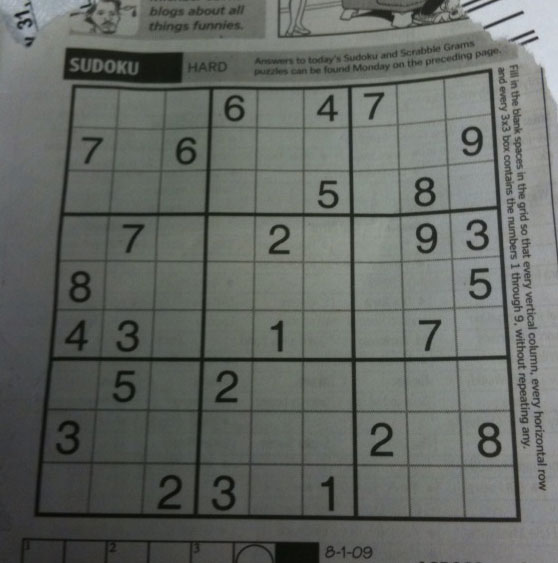
//> input picture opencv/data/sudoku.jpg, 558 x 563 px
$ ./37_threshold   (built with g++ and OpenCV 4)
//> lines starting //> are read from the running program, lines starting //| are printed output that depends on the picture; after the words box and inside, x2 and y2 are one past the last pixel; in counts of white or black regions, pixels touching at a corner belong together
#include </home/lws/kulws2025/kubig2025/opencv/part2/color.hpp>
#include <iostream>
#include <opencv2/freetype.hpp>
#include <opencv2/opencv.hpp>
// #include <thread>
#include <vector>

using namespace std;
using namespace cv;

String folderPath = "/home/lws/kulws2025/kubig2025/opencv/data/";

typedef struct
{
    int lower_hue;
    int upper_hue;
    vector<Mat> images;
} Mydata;

void on_hue_changed(int pos, void *data);

int main()
{
    // Mat img = imread(folderPath + "neutrophils.png", IMREAD_GRAYSCALE);
    Mat img = imread(folderPath + "sudoku.jpg", IMREAD_GRAYSCALE);
//> img: 563 rows x 558 cols, CV_8UC1; min 7, max 218, mean 102.4

    vector<Mat> images;

    images.push_back(img);
    images.emplace_back(Mat());
    images.emplace_back(Mat());
    threshold(img, images[1], 128, 255, THRESH_OTSU);
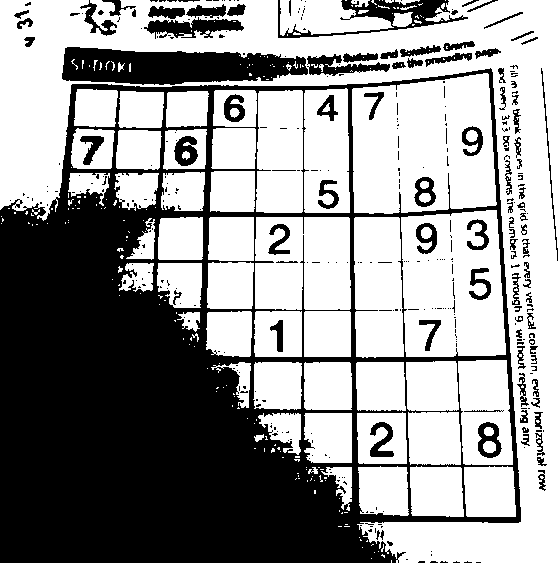
//> images[1]: 563 rows x 558 cols, CV_8UC1; 59% white; 359 black regions (263 under 20 px), largest, box (x1, y1, x2, y2) and area: (0, 68, 521, 563) 105703, (62, 47, 308, 85) 6806, (278, 0, 468, 38) 2033
    adaptiveThreshold(img, images[2], 255, ADAPTIVE_THRESH_GAUSSIAN_C, THRESH_BINARY, 35, 10);
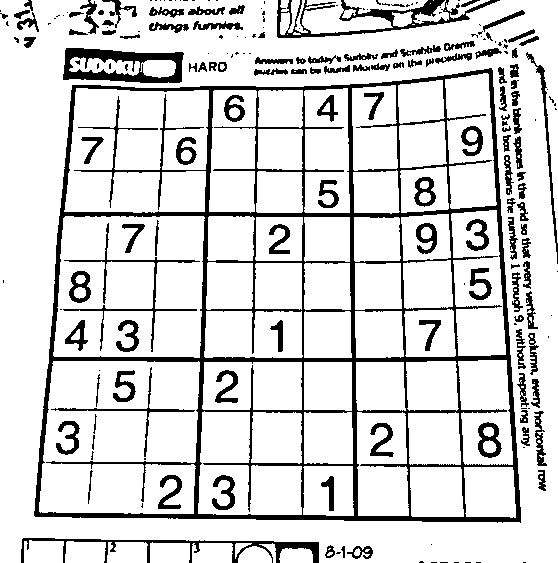
//> images[2]: 563 rows x 558 cols, CV_8UC1; 84.3% white; 214 black regions (93 under 20 px), largest, box (x1, y1, x2, y2) and area: (34, 68, 521, 523) 24227, (63, 48, 184, 83) 2191, (277, 0, 500, 38) 2125

    // vector img show 코드
    int i = 1;
    for (auto img : images)
    {
        imshow("img" + to_string(i), img);
        ++i;
    }
//> this loop made 3 passes
//> after the loop, i = 4

    waitKey();
    destroyAllWindows();
    return 0;
}

void on_hue_changed(int pos, void *data)
{
    Mydata *mydata = (Mydata *)data;
    Scalar lowerb(mydata->lower_hue, 0, 0);
    Scalar upperb(mydata->upper_hue, 255, 255);
    inRange(mydata->images[0], lowerb, upperb, mydata->images[1]);
    imshow("img2", mydata->images[1]);
}

$ run again, with opencv/data/building.jpg copied over opencv/data/sudoku.jpg
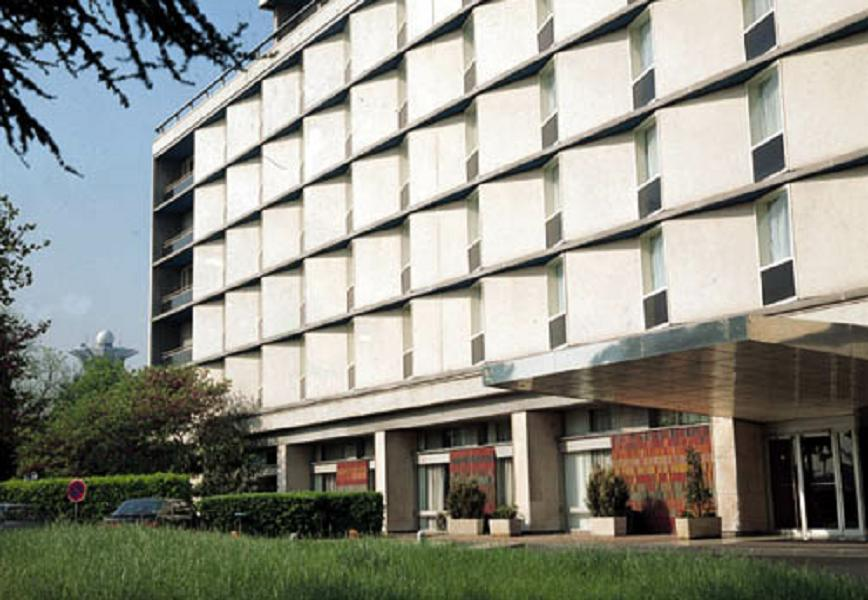
//> input picture opencv/data/building.jpg, 868 x 600 px
//> `threshold(img, images[1], 128, 255, THRESH_OTSU);`:
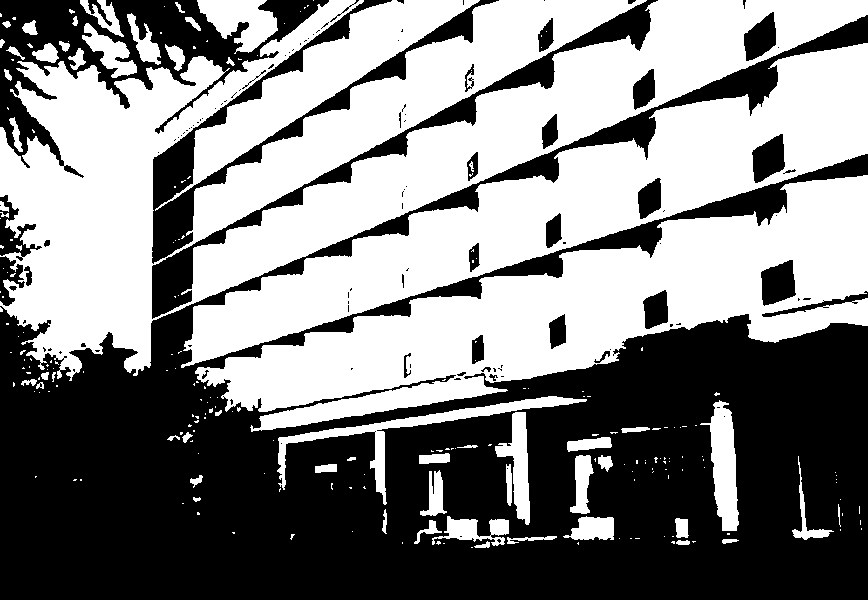
//> images[1]: 600 rows x 868 cols, CV_8UC1; 51.4% white; 116 black regions (79 under 20 px), largest, box (x1, y1, x2, y2) and area: (0, 15, 868, 600) 207119, (0, 0, 329, 178) 16635, (152, 0, 499, 264) 10024
//> `adaptiveThreshold(img, images[2], 255, ADAPTIVE_THRESH_GAUSSIAN_C, THR..`:
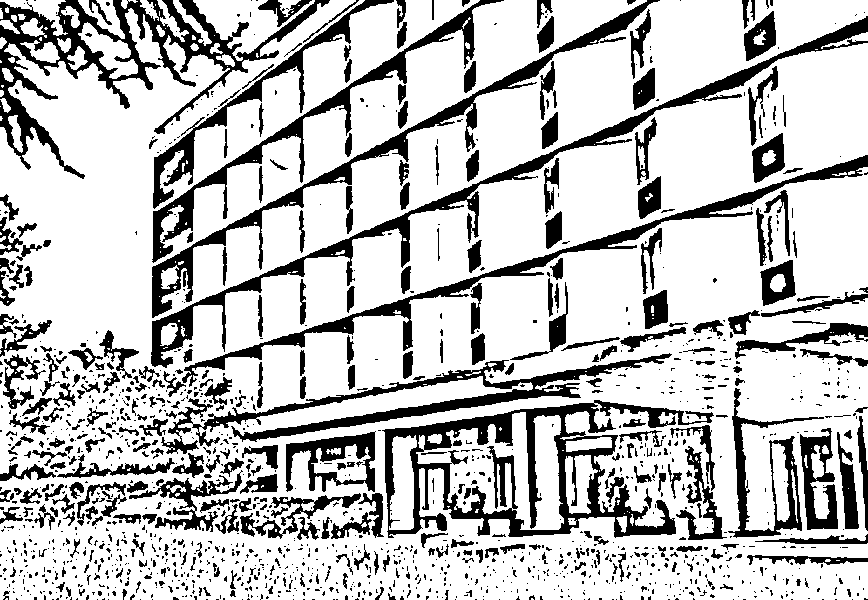
//> images[2]: 600 rows x 868 cols, CV_8UC1; 76% white; 1495 black regions (1152 under 20 px), largest, box (x1, y1, x2, y2) and area: (382, 400, 714, 538) 12584, (0, 0, 330, 179) 11352, (151, 16, 868, 368) 9109
//> the loop `for (auto img : images)` made 3 passes
//> after the loop `for (auto img : images)`: i = 4

$ run again, with opencv/data/butterfly.jpg copied over opencv/data/sudoku.jpg
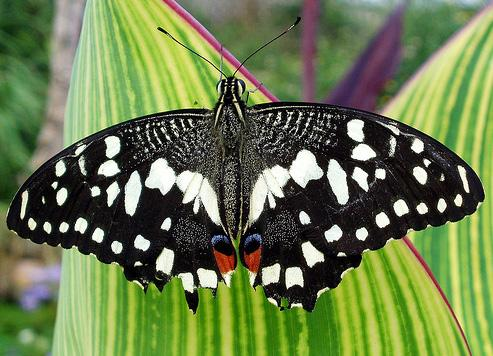
//> input picture opencv/data/butterfly.jpg, 493 x 356 px
//> `threshold(img, images[1], 128, 255, THRESH_OTSU);`:
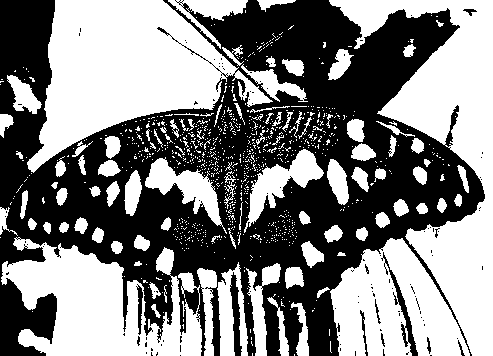
//> images[1]: 356 rows x 493 cols, CV_8UC1; 50.5% white; 113 black regions (101 under 20 px), largest, box (x1, y1, x2, y2) and area: (0, 0, 485, 356) 84976, (381, 252, 418, 356) 586, (230, 272, 242, 356) 517
//> `adaptiveThreshold(img, images[2], 255, ADAPTIVE_THRESH_GAUSSIAN_C, THR..`:
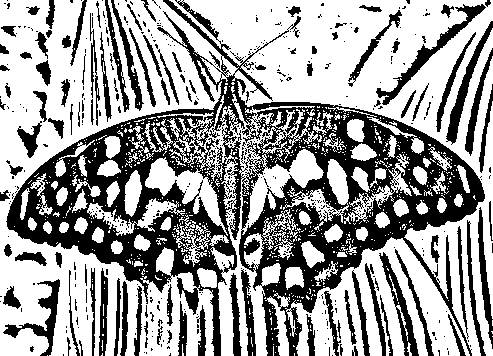
//> images[2]: 356 rows x 493 cols, CV_8UC1; 62.1% white; 489 black regions (383 under 20 px), largest, box (x1, y1, x2, y2) and area: (6, 0, 485, 356) 44166, (376, 4, 486, 105) 1272, (3, 279, 60, 356) 1000
//> the loop `for (auto img : images)` made 3 passes
//> after the loop `for (auto img : images)`: i = 4
